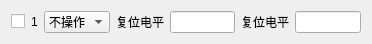
<?xml version="1.0" encoding="UTF-8"?>
<ui version="4.0">
 <class>Form</class>
 <widget class="QWidget" name="Form">
  <property name="geometry">
   <rect>
    <x>0</x>
    <y>0</y>
    <width>372</width>
    <height>38</height>
   </rect>
  </property>
  <property name="windowTitle">
   <string>Form</string>
  </property>
  <layout class="QHBoxLayout" name="horizontalLayout">
   <item>
    <widget class="QCheckBox" name="checkBox">
     <property name="text">
      <string/>
     </property>
    </widget>
   </item>
   <item>
    <widget class="QLabel" name="label_3">
     <property name="text">
      <string>1</string>
     </property>
    </widget>
   </item>
   <item>
    <widget class="QComboBox" name="cbResetLevel_2">
     <item>
      <property name="text">
       <string>不操作</string>
      </property>
     </item>
     <item>
      <property name="text">
       <string>读</string>
      </property>
     </item>
     <item>
      <property name="text">
       <string>写</string>
      </property>
     </item>
    </widget>
   </item>
   <item>
    <widget class="QLabel" name="label_7">
     <property name="text">
      <string>复位电平</string>
     </property>
    </widget>
   </item>
   <item>
    <widget class="QLineEdit" name="lineEdit"/>
   </item>
   <item>
    <widget class="QLabel" name="label_9">
     <property name="text">
      <string>复位电平</string>
     </property>
    </widget>
   </item>
   <item>
    <widget class="QLineEdit" name="lineEdit_2"/>
   </item>
  </layout>
 </widget>
 <resources/>
 <connections/>
</ui>
